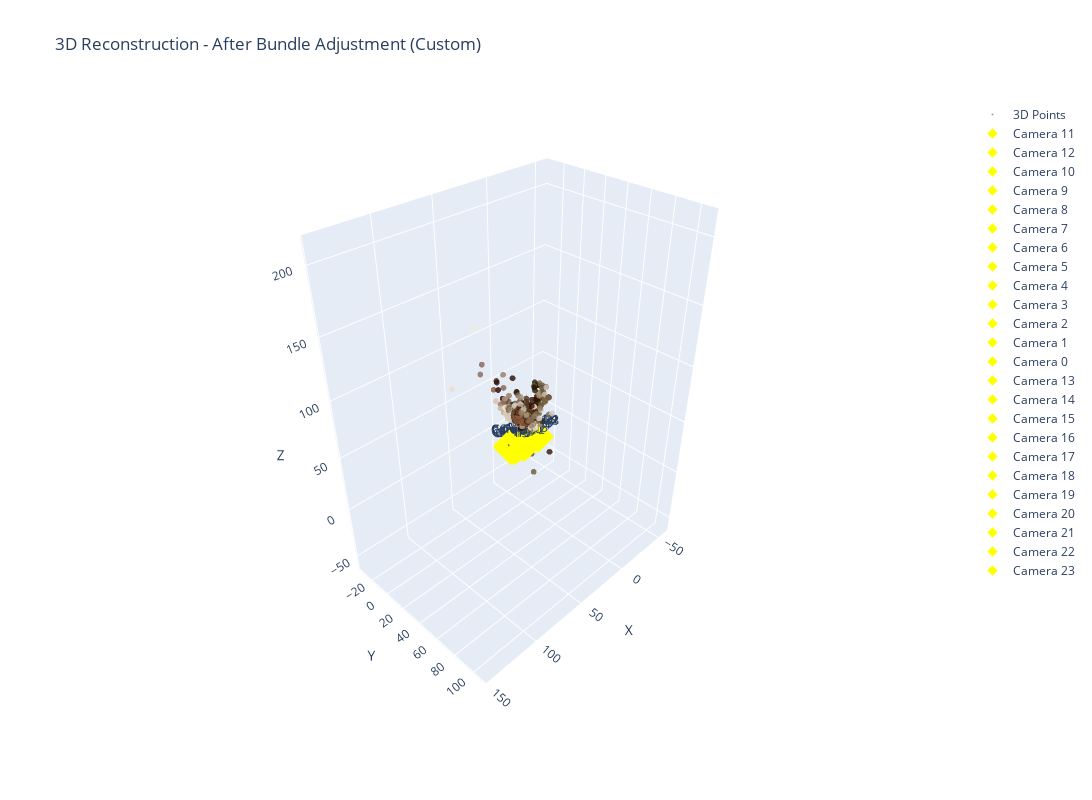

Write notebook code for a chart like this one.
### Markdown cell above
## Run bundle adjustment on Custom reconstruction, Convert colors to numpy array and Visualize optimized reconstruction

### Code cell
# Run bundle adjustment on Custom reconstruction
print("\n Running Bundle Adjustment on Custom Reconstruction")
optimized_points_custom, optimized_poses_custom, optimized_camera_ids_custom = perform_bundle_adjustment(
    reconstruction_custom,
    use_robust=True,
    optimizer_type='LM'
)

# Convert colors to numpy array
colors_custom = np.array(reconstruction_custom.points_color)

# Visualize optimized reconstruction
visualize_reconstruction_3d(
    optimized_points_custom,
    colors_custom,
    optimized_poses_custom,
    optimized_camera_ids_custom,
    title="3D Reconstruction - After Bundle Adjustment (Custom)"
)

### Figure 1 — Plotly figure (JSON) as saved in the notebook; plotly's stock layout.template omitted (floating-point values rounded to 4 significant figures; data arrays with more than 128 entries replaced by an {"elided": "..."} marker saying what was removed)
{"data": [{"hovertemplate": "X: %{x:.2f}<br>Y: %{y:.2f}<br>Z: %{z:.2f}<extra></extra>", "marker": {"color": {"elided": "2637 str values"}, "opacity": 0.8, "size": 2}, "mode": "markers", "name": "3D Points", "type": "scatter3d", "x": {"elided": "2637 float values"}, "y": {"elided": "2637 float values"}, "z": {"elided": "2637 float values"}}, {"hovertemplate": "Camera 11<extra></extra>", "line": {"color": "red", "width": 4}, "mode": "lines", "name": "Cam 11 X", "showlegend": false, "type": "scatter3d", "x": [-1.606e-06, 0.5], "y": [1.272e-06, 2.464e-05], "z": [-2.252e-06, 3.081e-05]}, {"line": {"color": "green", "width": 4}, "mode": "lines", "name": "Cam 11 Y", "showlegend": false, "type": "scatter3d", "x": [-1.606e-06, -2.498e-05], "y": [1.272e-06, 0.5], "z": [-2.252e-06, -1.054e-05]}, {"line": {"color": "blue", "width": 4}, "mode": "lines", "name": "Cam 11 Z", "showlegend": false, "type": "scatter3d", "x": [-1.606e-06, -3.467e-05], "y": [1.272e-06, 9.557e-06], "z": [-2.252e-06, 0.5]}, {"hovertemplate": "Camera 11<br>X: -0.00<br>Y: 0.00<br>Z: -0.00<extra></extra>", "marker": {"color": "yellow", "size": 8, "symbol": "diamond"}, "mode": "markers+text", "name": "Camera 11", "text": ["Cam 11"], "textposition": "top center", "type": "scatter3d", "x": [-1.606e-06], "y": [1.272e-06], "z": [-2.252e-06]}, {"hovertemplate": "Camera 12<extra></extra>", "line": {"color": "red", "width": 4}, "mode": "lines", "name": "Cam 12 X", "showlegend": false, "type": "scatter3d", "x": [-0.4069, 0.09254], "y": [0.781, 0.7864], "z": [-0.7512, -0.774]}, {"line": {"color": "green", "width": 4}, "mode": "lines", "name": "Cam 12 Y", "showlegend": false, "type": "scatter3d", "x": [-0.4069, -0.4123], "y": [0.781, 1.281], "z": [-0.7512, -0.7514]}, {"line": {"color": "blue", "width": 4}, "mode": "lines", "name": "Cam 12 Z", "showlegend": false, "type": "scatter3d", "x": [-0.4069, -0.3841], "y": [0.781, 0.7816], "z": [-0.7512, -0.2517]}, {"hovertemplate": "Camera 12<br>X: -0.41<br>Y: 0.78<br>Z: -0.75<extra></extra>", "marker": {"color": "yellow", "size": 8, "symbol": "diamond"}, "mode": "markers+text", "name": "Camera 12", "text": ["Cam 12"], "textposition": "top center", "type": "scatter3d", "x": [-0.4069], "y": [0.781], "z": [-0.7512]}, {"hovertemplate": "Camera 10<extra></extra>", "line": {"color": "red", "width": 4}, "mode": "lines", "name": "Cam 10 X", "showlegend": false, "type": "scatter3d", "x": [2.665, 3.163], "y": [-0.01224, -0.01973], "z": [1.338, 1.374]}, {"line": {"color": "green", "width": 4}, "mode": "lines", "name": "Cam 10 Y", "showlegend": false, "type": "scatter3d", "x": [2.665, 2.672], "y": [-0.01224, 0.4877], "z": [1.338, 1.337]}, {"line": {"color": "blue", "width": 4}, "mode": "lines", "name": "Cam 10 Z", "showlegend": false, "type": "scatter3d", "x": [2.665, 2.629], "y": [-0.01224, -0.0102], "z": [1.338, 1.837]}, {"hovertemplate": "Camera 10<br>X: 2.66<br>Y: -0.01<br>Z: 1.34<extra></extra>", "marker": {"color": "yellow", "size": 8, "symbol": "diamond"}, "mode": "markers+text", "name": "Camera 10", "text": ["Cam 10"], "textposition": "top center", "type": "scatter3d", "x": [2.665], "y": [-0.01224], "z": [1.338]}, {"hovertemplate": "Camera 9<extra></extra>", "line": {"color": "red", "width": 4}, "mode": "lines", "name": "Cam 9 X", "showlegend": false, "type": "scatter3d", "x": [4.96, 5.455], "y": [0.01638, -0.0007885], "z": [1.617, 1.685]}, {"line": {"color": "green", "width": 4}, "mode": "lines", "name": "Cam 9 Y", "showlegend": false, "type": "scatter3d", "x": [4.96, 4.977], "y": [0.01638, 0.5161], "z": [1.617, 1.619]}, {"line": {"color": "blue", "width": 4}, "mode": "lines", "name": "Cam 9 Z", "showlegend": false, "type": "scatter3d", "x": [4.96, 4.892], "y": [0.01638, 0.01725], "z": [1.617, 2.113]}, {"hovertemplate": "Camera 9<br>X: 4.96<br>Y: 0.02<br>Z: 1.62<extra></extra>", "marker": {"color": "yellow", "size": 8, "symbol": "diamond"}, "mode": "markers+text", "name": "Camera 9", "text": ["Cam 9"], "textposition": "top center", "type": "scatter3d", "x": [4.96], "y": [0.01638], "z": [1.617]}, {"hovertemplate": "Camera 8<extra></extra>", "line": {"color": "red", "width": 4}, "mode": "lines", "name": "Cam 8 X", "showlegend": false, "type": "scatter3d", "x": [7.188, 7.676], "y": [0.1588, 0.1292], "z": [1.484, 1.588]}, {"line": {"color": "green", "width": 4}, "mode": "lines", "name": "Cam 8 Y", "showlegend": false, "type": "scatter3d", "x": [7.188, 7.217], "y": [0.1588, 0.6579], "z": [1.484, 1.49]}, {"line": {"color": "blue", "width": 4}, "mode": "lines", "name": "Cam 8 Z", "showlegend": false, "type": "scatter3d", "x": [7.188, 7.084], "y": [0.1588, 0.1593], "z": [1.484, 1.973]}, {"hovertemplate": "Camera 8<br>X: 7.19<br>Y: 0.16<br>Z: 1.48<extra></extra>", "marker": {"color": "yellow", "size": 8, "symbol": "diamond"}, "mode": "markers+text", "name": "Camera 8", "text": ["Cam 8"], "textposition": "top center", "type": "scatter3d", "x": [7.188], "y": [0.1588], "z": [1.484]}, {"hovertemplate": "Camera 7<extra></extra>", "line": {"color": "red", "width": 4}, "mode": "lines", "name": "Cam 7 X", "showlegend": false, "type": "scatter3d", "x": [9.805, 10.29], "y": [-0.2373, -0.281], "z": [1.077, 1.211]}, {"line": {"color": "green", "width": 4}, "mode": "lines", "name": "Cam 7 Y", "showlegend": false, "type": "scatter3d", "x": [9.805, 9.848], "y": [-0.2373, 0.2608], "z": [1.077, 1.086]}, {"line": {"color": "blue", "width": 4}, "mode": "lines", "name": "Cam 7 Z", "showlegend": false, "type": "scatter3d", "x": [9.805, 9.671], "y": [-0.2373, -0.234], "z": [1.077, 1.559]}, {"hovertemplate": "Camera 7<br>X: 9.81<br>Y: -0.24<br>Z: 1.08<extra></extra>", "marker": {"color": "yellow", "size": 8, "symbol": "diamond"}, "mode": "markers+text", "name": "Camera 7", "text": ["Cam 7"], "textposition": "top center", "type": "scatter3d", "x": [9.805], "y": [-0.2373], "z": [1.077]}, {"hovertemplate": "Camera 6<extra></extra>", "line": {"color": "red", "width": 4}, "mode": "lines", "name": "Cam 6 X", "showlegend": false, "type": "scatter3d", "x": [11.55, 12.02], "y": [-0.3609, -0.4197], "z": [1.827, 1.994]}, {"line": {"color": "green", "width": 4}, "mode": "lines", "name": "Cam 6 Y", "showlegend": false, "type": "scatter3d", "x": [11.55, 11.61], "y": [-0.3609, 0.1356], "z": [1.827, 1.84]}, {"line": {"color": "blue", "width": 4}, "mode": "lines", "name": "Cam 6 Z", "showlegend": false, "type": "scatter3d", "x": [11.55, 11.39], "y": [-0.3609, -0.3535], "z": [1.827, 2.298]}, {"hovertemplate": "Camera 6<br>X: 11.55<br>Y: -0.36<br>Z: 1.83<extra></extra>", "marker": {"color": "yellow", "size": 8, "symbol": "diamond"}, "mode": "markers+text", "name": "Camera 6", "text": ["Cam 6"], "textposition": "top center", "type": "scatter3d", "x": [11.55], "y": [-0.3609], "z": [1.827]}, {"hovertemplate": "Camera 5<extra></extra>", "line": {"color": "red", "width": 4}, "mode": "lines", "name": "Cam 5 X", "showlegend": false, "type": "scatter3d", "x": [13.67, 14.12], "y": [-0.7173, -0.7906], "z": [2.703, 2.905]}, {"line": {"color": "green", "width": 4}, "mode": "lines", "name": "Cam 5 Y", "showlegend": false, "type": "scatter3d", "x": [13.67, 13.74], "y": [-0.7173, -0.2228], "z": [2.703, 2.721]}, {"line": {"color": "blue", "width": 4}, "mode": "lines", "name": "Cam 5 Z", "showlegend": false, "type": "scatter3d", "x": [13.67, 13.47], "y": [-0.7173, -0.7045], "z": [2.703, 3.159]}, {"hovertemplate": "Camera 5<br>X: 13.67<br>Y: -0.72<br>Z: 2.70<extra></extra>", "marker": {"color": "yellow", "size": 8, "symbol": "diamond"}, "mode": "markers+text", "name": "Camera 5", "text": ["Cam 5"], "textposition": "top center", "type": "scatter3d", "x": [13.67], "y": [-0.7173], "z": [2.703]}, {"hovertemplate": "Camera 4<extra></extra>", "line": {"color": "red", "width": 4}, "mode": "lines", "name": "Cam 4 X", "showlegend": false, "type": "scatter3d", "x": [14.72, 15.16], "y": [-1.232, -1.321], "z": [4.463, 4.681]}, {"line": {"color": "green", "width": 4}, "mode": "lines", "name": "Cam 4 Y", "showlegend": false, "type": "scatter3d", "x": [14.72, 14.8], "y": [-1.232, -0.7406], "z": [4.463, 4.486]}, {"line": {"color": "blue", "width": 4}, "mode": "lines", "name": "Cam 4 Z", "showlegend": false, "type": "scatter3d", "x": [14.72, 14.5], "y": [-1.232, -1.215], "z": [4.463, 4.912]}, {"hovertemplate": "Camera 4<br>X: 14.72<br>Y: -1.23<br>Z: 4.46<extra></extra>", "marker": {"color": "yellow", "size": 8, "symbol": "diamond"}, "mode": "markers+text", "name": "Camera 4", "text": ["Cam 4"], "textposition": "top center", "type": "scatter3d", "x": [14.72], "y": [-1.232], "z": [4.463]}, {"hovertemplate": "Camera 3<extra></extra>", "line": {"color": "red", "width": 4}, "mode": "lines", "name": "Cam 3 X", "showlegend": false, "type": "scatter3d", "x": [14.7, 15.15], "y": [-1.679, -1.773], "z": [5.369, 5.563]}, {"line": {"color": "green", "width": 4}, "mode": "lines", "name": "Cam 3 Y", "showlegend": false, "type": "scatter3d", "x": [14.7, 14.79], "y": [-1.679, -1.189], "z": [5.369, 5.391]}, {"line": {"color": "blue", "width": 4}, "mode": "lines", "name": "Cam 3 Z", "showlegend": false, "type": "scatter3d", "x": [14.7, 14.5], "y": [-1.679, -1.664], "z": [5.369, 5.829]}, {"hovertemplate": "Camera 3<br>X: 14.70<br>Y: -1.68<br>Z: 5.37<extra></extra>", "marker": {"color": "yellow", "size": 8, "symbol": "diamond"}, "mode": "markers+text", "name": "Camera 3", "text": ["Cam 3"], "textposition": "top center", "type": "scatter3d", "x": [14.7], "y": [-1.679], "z": [5.369]}, {"hovertemplate": "Camera 2<extra></extra>", "line": {"color": "red", "width": 4}, "mode": "lines", "name": "Cam 2 X", "showlegend": false, "type": "scatter3d", "x": [14.7, 15.14], "y": [-1.778, -1.879], "z": [6.478, 6.682]}, {"line": {"color": "green", "width": 4}, "mode": "lines", "name": "Cam 2 Y", "showlegend": false, "type": "scatter3d", "x": [14.7, 14.79], "y": [-1.778, -1.288], "z": [6.478, 6.509]}, {"line": {"color": "blue", "width": 4}, "mode": "lines", "name": "Cam 2 Z", "showlegend": false, "type": "scatter3d", "x": [14.7, 14.49], "y": [-1.778, -1.765], "z": [6.478, 6.934]}, {"hovertemplate": "Camera 2<br>X: 14.70<br>Y: -1.78<br>Z: 6.48<extra></extra>", "marker": {"color": "yellow", "size": 8, "symbol": "diamond"}, "mode": "markers+text", "name": "Camera 2", "text": ["Cam 2"], "textposition": "top center", "type": "scatter3d", "x": [14.7], "y": [-1.778], "z": [6.478]}, {"hovertemplate": "Camera 1<extra></extra>", "line": {"color": "red", "width": 4}, "mode": "lines", "name": "Cam 1 X", "showlegend": false, "type": "scatter3d", "x": [14.75, 15.19], "y": [-1.866, -1.97], "z": [6.868, 7.074]}, {"line": {"color": "green", "width": 4}, "mode": "lines", "name": "Cam 1 Y", "showlegend": false, "type": "scatter3d", "x": [14.75, 14.85], "y": [-1.866, -1.377], "z": [6.868, 6.9]}, {"line": {"color": "blue", "width": 4}, "mode": "lines", "name": "Cam 1 Z", "showlegend": false, "type": "scatter3d", "x": [14.75, 14.54], "y": [-1.866, -1.854], "z": [6.868, 7.323]}, {"hovertemplate": "Camera 1<br>X: 14.75<br>Y: -1.87<br>Z: 6.87<extra></extra>", "marker": {"color": "yellow", "size": 8, "symbol": "diamond"}, "mode": "markers+text", "name": "Camera 1", "text": ["Cam 1"], "textposition": "top center", "type": "scatter3d", "x": [14.75], "y": [-1.866], "z": [6.868]}, {"hovertemplate": "Camera 0<extra></extra>", "line": {"color": "red", "width": 4}, "mode": "lines", "name": "Cam 0 X", "showlegend": false, "type": "scatter3d", "x": [14.76, 15.2], "y": [-1.898, -2.002], "z": [6.865, 7.071]}, {"line": {"color": "green", "width": 4}, "mode": "lines", "name": "Cam 0 Y", "showlegend": false, "type": "scatter3d", "x": [14.76, 14.86], "y": [-1.898, -1.409], "z": [6.865, 6.896]}, {"line": {"color": "blue", "width": 4}, "mode": "lines", "name": "Cam 0 Z", "showlegend": false, "type": "scatter3d", "x": [14.76, 14.55], "y": [-1.898, -1.885], "z": [6.865, 7.319]}, {"hovertemplate": "Camera 0<br>X: 14.76<br>Y: -1.90<br>Z: 6.86<extra></extra>", "marker": {"color": "yellow", "size": 8, "symbol": "diamond"}, "mode": "markers+text", "name": "Camera 0", "text": ["Cam 0"], "textposition": "top center", "type": "scatter3d", "x": [14.76], "y": [-1.898], "z": [6.865]}, {"hovertemplate": "Camera 13<extra></extra>", "line": {"color": "red", "width": 4}, "mode": "lines", "name": "Cam 13 X", "showlegend": false, "type": "scatter3d", "x": [-4.196, -3.702], "y": [0.7191, 0.7398], "z": [-0.5636, -0.6369]}, {"line": {"color": "green", "width": 4}, "mode": "lines", "name": "Cam 13 Y", "showlegend": false, "type": "scatter3d", "x": [-4.196, -4.215], "y": [0.7191, 1.219], "z": [-0.5636, -0.5527]}, {"line": {"color": "blue", "width": 4}, "mode": "lines", "name": "Cam 13 Z", "showlegend": false, "type": "scatter3d", "x": [-4.196, -4.122], "y": [0.7191, 0.7112], "z": [-0.5636, -0.06908]}, {"hovertemplate": "Camera 13<br>X: -4.20<br>Y: 0.72<br>Z: -0.56<extra></extra>", "marker": {"color": "yellow", "size": 8, "symbol": "diamond"}, "mode": "markers+text", "name": "Camera 13", "text": ["Cam 13"], "textposition": "top center", "type": "scatter3d", "x": [-4.196], "y": [0.7191], "z": [-0.5636]}, {"hovertemplate": "Camera 14<extra></extra>", "line": {"color": "red", "width": 4}, "mode": "lines", "name": "Cam 14 X", "showlegend": false, "type": "scatter3d", "x": [-7.854, -7.369], "y": [0.3892, 0.4261], "z": [0.1248, 0.01252]}, {"line": {"color": "green", "width": 4}, "mode": "lines", "name": "Cam 14 Y", "showlegend": false, "type": "scatter3d", "x": [-7.854, -7.888], "y": [0.3892, 0.8876], "z": [0.1248, 0.1448]}, {"line": {"color": "blue", "width": 4}, "mode": "lines", "name": "Cam 14 Z", "showlegend": false, "type": "scatter3d", "x": [-7.854, -7.741], "y": [0.3892, 0.3772], "z": [0.1248, 0.6116]}, {"hovertemplate": "Camera 14<br>X: -7.85<br>Y: 0.39<br>Z: 0.12<extra></extra>", "marker": {"color": "yellow", "size": 8, "symbol": "diamond"}, "mode": "markers+text", "name": "Camera 14", "text": ["Cam 14"], "textposition": "top center", "type": "scatter3d", "x": [-7.854], "y": [0.3892], "z": [0.1248]}, {"hovertemplate": "Camera 15<extra></extra>", "line": {"color": "red", "width": 4}, "mode": "lines", "name": "Cam 15 X", "showlegend": false, "type": "scatter3d", "x": [-9.754, -9.277], "y": [0.523, 0.5722], "z": [0.7774, 0.6337]}, {"line": {"color": "green", "width": 4}, "mode": "lines", "name": "Cam 15 Y", "showlegend": false, "type": "scatter3d", "x": [-9.754, -9.799], "y": [0.523, 1.021], "z": [0.7774, 0.7986]}, {"line": {"color": "blue", "width": 4}, "mode": "lines", "name": "Cam 15 Z", "showlegend": false, "type": "scatter3d", "x": [-9.754, -9.609], "y": [0.523, 0.5157], "z": [0.7774, 1.256]}, {"hovertemplate": "Camera 15<br>X: -9.75<br>Y: 0.52<br>Z: 0.78<extra></extra>", "marker": {"color": "yellow", "size": 8, "symbol": "diamond"}, "mode": "markers+text", "name": "Camera 15", "text": ["Cam 15"], "textposition": "top center", "type": "scatter3d", "x": [-9.754], "y": [0.523], "z": [0.7774]}, {"hovertemplate": "Camera 16<extra></extra>", "line": {"color": "red", "width": 4}, "mode": "lines", "name": "Cam 16 X", "showlegend": false, "type": "scatter3d", "x": [-11.44, -10.98], "y": [0.1558, 0.2179], "z": [0.964, 0.792]}, {"line": {"color": "green", "width": 4}, "mode": "lines", "name": "Cam 16 Y", "showlegend": false, "type": "scatter3d", "x": [-11.44, -11.5], "y": [0.1558, 0.6519], "z": [0.964, 0.9912]}, {"line": {"color": "blue", "width": 4}, "mode": "lines", "name": "Cam 16 Z", "showlegend": false, "type": "scatter3d", "x": [-11.44, -11.27], "y": [0.1558, 0.1498], "z": [0.964, 1.433]}, {"hovertemplate": "Camera 16<br>X: -11.44<br>Y: 0.16<br>Z: 0.96<extra></extra>", "marker": {"color": "yellow", "size": 8, "symbol": "diamond"}, "mode": "markers+text", "name": "Camera 16", "text": ["Cam 16"], "textposition": "top center", "type": "scatter3d", "x": [-11.44], "y": [0.1558], "z": [0.964]}, {"hovertemplate": "Camera 17<extra></extra>", "line": {"color": "red", "width": 4}, "mode": "lines", "name": "Cam 17 X", "showlegend": false, "type": "scatter3d", "x": [-13.3, -12.85], "y": [-0.5327, -0.4567], "z": [2.17, 1.968]}, {"line": {"color": "green", "width": 4}, "mode": "lines", "name": "Cam 17 Y", "showlegend": false, "type": "scatter3d", "x": [-13.3, -13.37], "y": [-0.5327, -0.03855], "z": [2.17, 2.206]}, {"line": {"color": "blue", "width": 4}, "mode": "lines", "name": "Cam 17 Z", "showlegend": false, "type": "scatter3d", "x": [-13.3, -13.1], "y": [-0.5327, -0.5384], "z": [2.17, 2.626]}, {"hovertemplate": "Camera 17<br>X: -13.30<br>Y: -0.53<br>Z: 2.17<extra></extra>", "marker": {"color": "yellow", "size": 8, "symbol": "diamond"}, "mode": "markers+text", "name": "Camera 17", "text": ["Cam 17"], "textposition": "top center", "type": "scatter3d", "x": [-13.3], "y": [-0.5327], "z": [2.17]}, {"hovertemplate": "Camera 18<extra></extra>", "line": {"color": "red", "width": 4}, "mode": "lines", "name": "Cam 18 X", "showlegend": false, "type": "scatter3d", "x": [-14.46, -14.02], "y": [-0.607, -0.5247], "z": [2.44, 2.223]}, {"line": {"color": "green", "width": 4}, "mode": "lines", "name": "Cam 18 Y", "showlegend": false, "type": "scatter3d", "x": [-14.46, -14.53], "y": [-0.607, -0.1138], "z": [2.44, 2.479]}, {"line": {"color": "blue", "width": 4}, "mode": "lines", "name": "Cam 18 Z", "showlegend": false, "type": "scatter3d", "x": [-14.46, -14.24], "y": [-0.607, -0.6098], "z": [2.44, 2.889]}, {"hovertemplate": "Camera 18<br>X: -14.46<br>Y: -0.61<br>Z: 2.44<extra></extra>", "marker": {"color": "yellow", "size": 8, "symbol": "diamond"}, "mode": "markers+text", "name": "Camera 18", "text": ["Cam 18"], "textposition": "top center", "type": "scatter3d", "x": [-14.46], "y": [-0.607], "z": [2.44]}, {"hovertemplate": "Camera 19<extra></extra>", "line": {"color": "red", "width": 4}, "mode": "lines", "name": "Cam 19 X", "showlegend": false, "type": "scatter3d", "x": [-15.94, -15.51], "y": [-0.3124, -0.224], "z": [1.198, 0.9669]}, {"line": {"color": "green", "width": 4}, "mode": "lines", "name": "Cam 19 Y", "showlegend": false, "type": "scatter3d", "x": [-15.94, -16.02], "y": [-0.3124, 0.1797], "z": [1.198, 1.237]}, {"line": {"color": "blue", "width": 4}, "mode": "lines", "name": "Cam 19 Z", "showlegend": false, "type": "scatter3d", "x": [-15.94, -15.71], "y": [-0.3124, -0.3093], "z": [1.198, 1.64]}, {"hovertemplate": "Camera 19<br>X: -15.94<br>Y: -0.31<br>Z: 1.20<extra></extra>", "marker": {"color": "yellow", "size": 8, "symbol": "diamond"}, "mode": "markers+text", "name": "Camera 19", "text": ["Cam 19"], "textposition": "top center", "type": "scatter3d", "x": [-15.94], "y": [-0.3124], "z": [1.198]}, {"hovertemplate": "Camera 20<extra></extra>", "line": {"color": "red", "width": 4}, "mode": "lines", "name": "Cam 20 X", "showlegend": false, "type": "scatter3d", "x": [-16.75, -16.33], "y": [-0.309, -0.214], "z": [1.017, 0.7791]}, {"line": {"color": "green", "width": 4}, "mode": "lines", "name": "Cam 20 Y", "showlegend": false, "type": "scatter3d", "x": [-16.75, -16.84], "y": [-0.309, 0.1819], "z": [1.017, 1.058]}, {"line": {"color": "blue", "width": 4}, "mode": "lines", "name": "Cam 20 Z", "showlegend": false, "type": "scatter3d", "x": [-16.75, -16.51], "y": [-0.309, -0.3026], "z": [1.017, 1.455]}, {"hovertemplate": "Camera 20<br>X: -16.75<br>Y: -0.31<br>Z: 1.02<extra></extra>", "marker": {"color": "yellow", "size": 8, "symbol": "diamond"}, "mode": "markers+text", "name": "Camera 20", "text": ["Cam 20"], "textposition": "top center", "type": "scatter3d", "x": [-16.75], "y": [-0.309], "z": [1.017]}, {"hovertemplate": "Camera 21<extra></extra>", "line": {"color": "red", "width": 4}, "mode": "lines", "name": "Cam 21 X", "showlegend": false, "type": "scatter3d", "x": [-17.73, -17.31], "y": [-0.5426, -0.4431], "z": [0.323, 0.08094]}, {"line": {"color": "green", "width": 4}, "mode": "lines", "name": "Cam 21 Y", "showlegend": false, "type": "scatter3d", "x": [-17.73, -17.83], "y": [-0.5426, -0.05266], "z": [0.323, 0.364]}, {"line": {"color": "blue", "width": 4}, "mode": "lines", "name": "Cam 21 Z", "showlegend": false, "type": "scatter3d", "x": [-17.73, -17.49], "y": [-0.5426, -0.5334], "z": [0.323, 0.7586]}, {"hovertemplate": "Camera 21<br>X: -17.73<br>Y: -0.54<br>Z: 0.32<extra></extra>", "marker": {"color": "yellow", "size": 8, "symbol": "diamond"}, "mode": "markers+text", "name": "Camera 21", "text": ["Cam 21"], "textposition": "top center", "type": "scatter3d", "x": [-17.73], "y": [-0.5426], "z": [0.323]}, {"hovertemplate": "Camera 22<extra></extra>", "line": {"color": "red", "width": 4}, "mode": "lines", "name": "Cam 22 X", "showlegend": false, "type": "scatter3d", "x": [-18.22, -17.8], "y": [-0.1974, -0.0926], "z": [0.03915, -0.2026]}, {"line": {"color": "green", "width": 4}, "mode": "lines", "name": "Cam 22 Y", "showlegend": false, "type": "scatter3d", "x": [-18.22, -18.32], "y": [-0.1974, 0.2913], "z": [0.03915, 0.08082]}, {"line": {"color": "blue", "width": 4}, "mode": "lines", "name": "Cam 22 Z", "showlegend": false, "type": "scatter3d", "x": [-18.22, -17.98], "y": [-0.1974, -0.186], "z": [0.03915, 0.4748]}, {"hovertemplate": "Camera 22<br>X: -18.22<br>Y: -0.20<br>Z: 0.04<extra></extra>", "marker": {"color": "yellow", "size": 8, "symbol": "diamond"}, "mode": "markers+text", "name": "Camera 22", "text": ["Cam 22"], "textposition": "top center", "type": "scatter3d", "x": [-18.22], "y": [-0.1974], "z": [0.03915]}, {"hovertemplate": "Camera 23<extra></extra>", "line": {"color": "red", "width": 4}, "mode": "lines", "name": "Cam 23 X", "showlegend": false, "type": "scatter3d", "x": [-18.57, -18.14], "y": [0.03868, 0.1368], "z": [-1.233, -1.462]}, {"line": {"color": "green", "width": 4}, "mode": "lines", "name": "Cam 23 Y", "showlegend": false, "type": "scatter3d", "x": [-18.57, -18.66], "y": [0.03868, 0.5289], "z": [-1.233, -1.195]}, {"line": {"color": "blue", "width": 4}, "mode": "lines", "name": "Cam 23 Z", "showlegend": false, "type": "scatter3d", "x": [-18.57, -18.34], "y": [0.03868, 0.048], "z": [-1.233, -0.79]}, {"hovertemplate": "Camera 23<br>X: -18.57<br>Y: 0.04<br>Z: -1.23<extra></extra>", "marker": {"color": "yellow", "size": 8, "symbol": "diamond"}, "mode": "markers+text", "name": "Camera 23", "text": ["Cam 23"], "textposition": "top center", "type": "scatter3d", "x": [-18.57], "y": [0.03868], "z": [-1.233]}], "layout": {"height": 800, "hovermode": "closest", "scene": {"aspectmode": "data", "camera": {"eye": {"x": 1.5, "y": 1.5, "z": 1.5}}, "xaxis": {"title": {"text": "X"}}, "yaxis": {"title": {"text": "Y"}}, "zaxis": {"title": {"text": "Z"}}}, "title": {"text": "3D Reconstruction - After Bundle Adjustment (Custom)"}, "width": 1200}}
